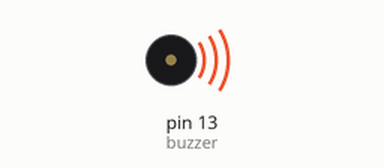
A sketch run on a simulated Arduino Uno, built with avr-gcc and run on an emulated ATmega328P. Shown: buzzer (waves = sounding). What the sketch prints to the serial monitor is not drawn.

Above: at 1.96 s.
At 12.8 s:
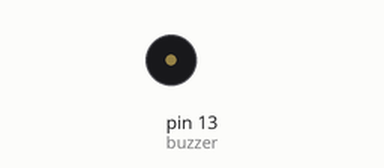
Timing chart, 0 to 19.9 s (numbered marks = the images above):
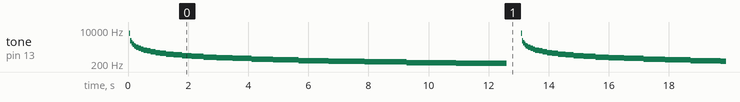

The sketch:

Zumbador_pasivo.ino
```cpp
int buzzer = 13, T = 5000, d = 500, aux = T, s = 1000, k = 0;
void setup() {
  // put your setup code here, to run once:
  Serial.begin(9600);
  pinMode(buzzer, OUTPUT);
}

void loop() {
  k = 0;
  Serial.println(T);
  for (int i = 0; i <= T; i++) {
    digitalWrite(buzzer, 1);
    delayMicroseconds(i / 2);
    digitalWrite(buzzer, 0);
    delayMicroseconds(i / 2);
  }

  T = T - s;
  delay(d);
  if (T == 0) {
    T = aux;
    delay(d);
  }
}
```

Measured:
- by itself, tone on pin 13 (buzzer): plays 6873 Hz for 0.04 s, 2929 Hz for 0.04 s, 2247 Hz for 0.04 s, 1894 Hz for 0.04 s, 1669 Hz for 0.04 s, 1509 Hz for 0.04 s … (437 notes in this stretch)
